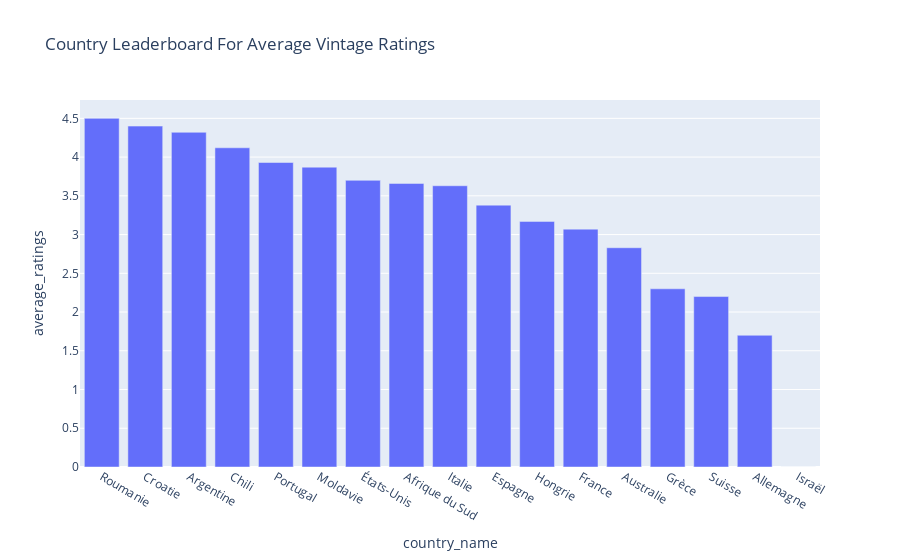

Write notebook code for a chart like this one.
### Code cell
fig = px.bar(country_vintage_leaderboard_df, x = "country_name", y = "average_ratings", title= "Country Leaderboard For Average Vintage Ratings")
fig.show()

### Figure 1 — Plotly figure (JSON) as saved in the notebook; plotly's stock layout.template omitted (floating-point values rounded to 4 significant figures)
{"data": [{"alignmentgroup": "True", "hovertemplate": "country_name=%{x}<br>average_ratings=%{y}<extra></extra>", "legendgroup": "", "marker": {"color": "#636efa", "pattern": {"shape": ""}}, "name": "", "offsetgroup": "", "orientation": "v", "showlegend": false, "textposition": "auto", "type": "bar", "x": ["Roumanie", "Croatie", "Argentine", "Chili", "Portugal", "Moldavie", "États-Unis", "Afrique du Sud", "Italie", "Espagne", "Hongrie", "France", "Australie", "Grèce", "Suisse", "Allemagne", "Israël"], "xaxis": "x", "y": [4.5, 4.4, 4.32, 4.12, 3.93, 3.87, 3.7, 3.66, 3.63, 3.38, 3.17, 3.07, 2.83, 2.3, 2.2, 1.7, 0], "yaxis": "y"}], "layout": {"barmode": "relative", "legend": {"tracegroupgap": 0}, "title": {"text": "Country Leaderboard For Average Vintage Ratings"}, "xaxis": {"anchor": "y", "domain": [0, 1], "title": {"text": "country_name"}}, "yaxis": {"anchor": "x", "domain": [0, 1], "title": {"text": "average_ratings"}}}}
